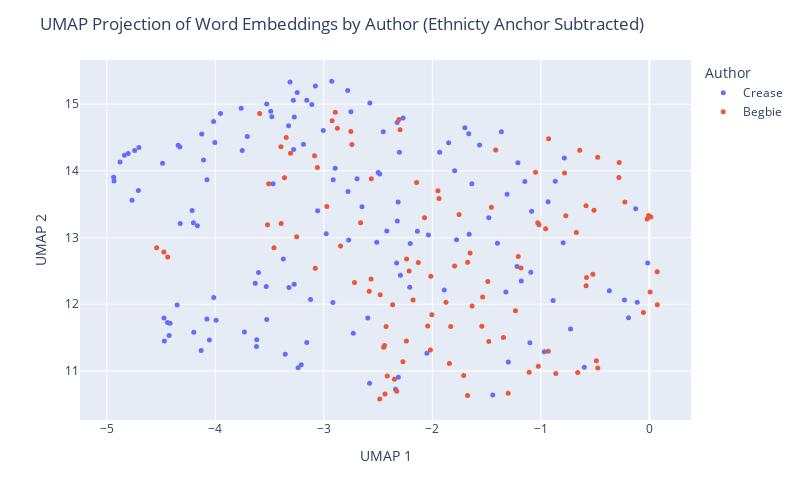

Write notebook code for a chart like this one.
### Code cell
# plot using plotly to further explore
import plotly.express as px
import textwrap

def wrap_text(text, width=60):
    return '<br>'.join(textwrap.wrap(text, width=width))

umap_df = pd.DataFrame(proj, columns=['UMAP 1', 'UMAP 2'])
umap_df['Author'] = labels
umap_df['Text'] = [snip for auth in judge_snippets for snip in judge_snippets[auth]]
umap_df['Text'] = umap_df['Text'].apply(lambda t: wrap_text(t, width=50))

fig = px.scatter(umap_df, x='UMAP 1', y='UMAP 2', 
                 color='Author', hover_data=['Text'], 
                 width=800, height=500 )
fig.update_traces(marker=dict(size=5))
fig.update_layout(title='UMAP Projection of Word Embeddings by Author (Ethnicty Anchor Subtracted)')
fig.show()

fig.write_html("umap_projection.html")

### Figure 1 — Plotly figure (JSON) as saved in the notebook; plotly's stock layout.template omitted (floating-point values rounded to 4 significant figures; data arrays with more than 128 entries replaced by an {"elided": "..."} marker saying what was removed)
{"data": [{"customdata": {"elided": "140x1 str values"}, "hovertemplate": "Author=Crease<br>UMAP 1=%{x}<br>UMAP 2=%{y}<br>Text=%{customdata[0]}<extra></extra>", "legendgroup": "Crease", "marker": {"color": "#636efa", "size": 5, "symbol": "circle"}, "mode": "markers", "name": "Crease", "orientation": "v", "showlegend": true, "type": "scatter", "x": {"elided": "140 float values"}, "xaxis": "x", "y": {"elided": "140 float values"}, "yaxis": "y"}, {"customdata": [["(5) If it appears that a tax is not bona fide<br>within the purpose provided for, but is imposed<br>with the real purpose of discriminating against a<br>class, it is not within the justification of the<br>enabling statute, and, on the facts, the tax in<br>question was intended not for the purpose of<br>raising a revenue, but as a restriction on the<br>Chinese."], ["Indeed if no restriction whatever be placed on the<br>word \" other\" in that section; if the Provincial<br>Legislature can insist upon imposing licenses upon<br>everything and upon every act of life, and tax<br>each licensee at any moment they please, there<br>would be a very simple way of excluding every<br>Chinaman from the Province, by imposing a<br>universal tax, not limited to any nationality, of<br>one or two thousand dollars per annum for a<br>license to Judgment."], ["No Chinaman will shave the back of his head; no<br>true moujik will shave his chin."], ["I rather think that the auctioneers would<br>repudiate this alleged similarity of their<br>occupation to that of a Chinese washerman."], ["assing Chinamen, supposed to be the only persons<br>carrying on this industry."], ["REGINA v. MEE WAH to subject Chinamen to<br>exceptional disadvantages it is clearly<br>unconstitutional."], ["G. to the report of the recent Chinese Conmission,<br>p. 379, and by Mr. Justice CREASE in Wing Chong's<br>case, 1 B.C.R."], ["Justices FIELD, HOFFMAN, SAWYER and DEADY and<br>other Judges whom they cite, all confirm this,<br>that a State, or Provincial law imposing special<br>disabilities or unequal burdens on Chinamen is<br>unconstitutional and void."], ["Statutes were by their title and preamble REGINA<br>v. MEE WAH expressly aimed at Chinamen by name;<br>that this distinction also renders inapplicable<br>all the United States' cases cited; that this<br>enactment is quite general extending to all<br>laundries without exception and we must not look<br>beyond the words of the enactment to enquire what<br>its object was; that there is in fact one laundry<br>in Victoria not conducted by Chinamen on which the<br>tax will fall with equal force so that it is<br>impossible to say that Chinamen are hereby<br>exclusively selected for taxation; the<br>circumstance that they are chiefly affected being<br>a mere coincidence; that the bylaw only imposes<br>$100.00 per annum, keeping far within the limit of<br>$150.00 permitted by the Statute; that the tax<br>clearly is calculated to procuring additional<br>Municipal revenue and that no other object is<br>hinted at."], ["I, for my part, cannot arrive at any other<br>conclusion than that it is specially directed<br>against Chinamen because they are Chinamen and for<br>no other Judgment."], ["The appellants' contention that the clause is<br>merely intended to hamper or expel Chinamen is<br>much strengthened by considering the amount of the<br>tax sanctioned, which is $150.00 per annum,<br>whereas the limit sanctioned by the Legislature in<br>the case of any retail shop, however extensive or<br>lucrative its business, is only $10.00 per annum."], ["The test is whether on the whole statute the<br>Legislature can fairly be held to have said : \"Let<br>us impose a tax in order to raise a revenue,<br>though perhaps it may fall on Chinamen,\" or \" let<br>us impose this tax in order to fall on Chinamen,<br>though perhaps it will raise no revenue.\""], ["When we find (1st) no other description of labour<br>taxed at all ; (2nd) this description of labour<br>practically quite abandoned to Chinamen alone ;<br>(3rd) this description of labour taxed at fifteen<br>times the rate permitted to be levied on any<br>retail shop ; (4th) that a preliminary Provincial<br>Act has declared Chinamen incapable of the<br>franchise which they formerly exercised."], ["I cannot doubt but that the tax is directed<br>against Chinamen, as such."], ["It is not competent to the Provincial Legislature,<br>or to a municipality, to deprive, generally,<br>particular nationalities or individuals of the<br>capacity to take out municipal trade licenses ; e.<br>g., a Chinaman has a right to apply for a<br>pawnbroker's license."], ["Application for a mandamus to the Corporation of<br>the City of Victoria to compel the renewal to the<br>prosecutors (Chinamen) of a pawnbroker's license."], ["It is alleged by the prosecution, and not denied,<br>that the Council have in fact ordered the<br>Collector to issue no pawnbroking license to any<br>Chinaman."], ["In the French colony of Cayenne, the Town Council<br>recently handi- capped the superior capacities of<br>the Chinaman by imposing on merchants of that<br>empire an extra tax of $300 per annum, deeming it<br>also expedient to handicap English and German<br>traders by a surtax of $200 on them."], ["Chinamen in British Columbia appear to follow any<br>description of industry which may appear useful,<br>i.e., in which they can obtain employment or earn<br>their livelihood."], ["The menial businesses of washing and of splitting<br>and Chinese washer sawing stovewood are almost<br>entirely engrossed by Chinamen."], ["Every Chinaman in British Columbia has the air of<br>having worked, and of being ready to work, with<br>his hands, except a few who practice as medical<br>men and the leading commercial men."], ["Chinamen do not much trouble the hospitals."], ["I never heard of Chinamen becoming a burden on the<br>private charity of the whites."], ["I have an indistinct remembrance of having been<br>once asked to contribute to the cost of removing a<br>disabled Chinaman; I am not sure."], ["Industry, economy, sobriety, and law-abidingness<br>are exactly the four prominent qualities of<br>Chinamen as asserted both by their advocates and<br>their adversaries."], ["Lazy, drunken, extravagant, and turbulent: this<br>is, by the voices of their friends and foes,<br>exactly what a Chinaman is not."], ["If Chinamen would only be less industrious and<br>economical, if they would but occasionally get<br>drunk, they would no longer be the formidable<br>competitors with the white man which they prove to<br>be in the labor market; there would be no longer a<br>cry for their suppression."], ["But these qualities meet with no competition here;<br>and the Chinaman sees no person to take his place<br>were he to abdicate it."], ["I have heard an individual Chinaman stigmatized as<br>\"lazy ;\" but the fact was he conceived himself<br>insulted, and was sulking."], ["I cannot recall to memory that I ever saw or heard<br>of a Chinaman being drunk."], ["There is scarcely an epithet so removed from the<br>notion of a Chinaman as \"turbulent,\" though of<br>course they may be provoked to resist violence."], ["employment as domestics, their large brotherhoods,<br>necessarily impenetrably secret to the whites, and<br>the unguarded condition of our houses, the<br>pilfering by Chinamen servants is really quite<br>inconsiderable."], ["I believe that two of the white servants I have<br>had have pilfered more from me  than any twenty<br>Chinamen in Victoria ever stole from their<br>employers..  5."], ["I do not think that the feeling of the whites<br>against Chinamen has much changed; but I do not<br>recollect anything that can be called \"agitation \"<br>against them until Confederation."], ["This dislike, which otherwise might lie dormant or<br>inert, is certainly mutual; it is manifested in<br>China, we are- told, more extensively and<br>stringently than here, and without any impulse<br>there from direct competition for bread."], ["Europeans at Canton or Shanghai are not safe<br>beyond their allotted cantonments, any more than a<br>Chinaman would have been on Williams Creek twenty<br>years ago."], ["The Chinaman is in every respect the reverse of an<br>European, except that he is a man."], ["Accordingly, before the close of the First<br>Parliament after Confederation, Chinamen were<br>deprived of the right of franchise, which they had<br>previously enjoyed."], ["This was on the ostensible ground that all<br>Chinamen were actuated merely by direct money<br>considerations."], ["The same distinguished writer whom I have already<br>quoted on the Judenhetze, observes, in speaking of<br>the rival programmes in the existing presidential<br>campaign in the United States: \"The Irish vote or<br>the republican working man cannot be wooed<br>successfully without attacks on the bloated<br>capitalist, on English tyranny or treachery, or on<br>the unfortunate immigrants from China.” Mutato<br>nomine."], ["There are several matters alleged against<br>Chinamen: One is the extraordinarily small space<br>into which a cluster of them will retire for rest."], ["But I have seen in a good-sized house, where there<br>was plenty of cubic space, and where each person<br>might have had a separate bunk, five or six<br>Chinamen, not lodgers but owners, sleeping in a<br>heap as above described."], ["It is common to attribute to Chinamen generally,<br>that they are infested with disgusting diseases --<br>e. g., leprosy."], ["When an orator talks of Chinese lepers, it is<br>exactly the same unmeaning abuse as when a Canton<br>periodical holds out to popular indignation the<br>foreign \"red devils.\""], ["There is no leprosy or diabolism in the case;<br>though of course a Chinaman, like any other man,<br>may be a leper."], ["The orator merely wishes to impress his audience<br>with the belief that 'he strongly objects to<br>Chinamen."], ["A Chinaman was once pointed out to me who was<br>alleged to be a leper."], ["That was the only case of skin disease I remember<br>to have noticed or heard of among Chinamen."], ["These certainly were not contracted from Chinamen."], ["The Chinese, and I believe other Asiatic nations,<br>use opium extensively."], ["The enormous consumption which this implies does<br>not appear to prevent Chinamen from being the most<br>prolific race, the most indefatigable laborers,<br>and the keenest traders in the world."], ["If any Chinamen here abuse the drug by over-<br>indulgence, they must hide themselves, or at all<br>events they have entirely escaped my observation."], ["If their example persuades any white people to<br>similar over-indulgence, of which I am equally<br>ignorant, these must be a very degraded class-<br>weaker and more degraded than the Chinaman whose<br>expulsion is demanded."], ["Opium, as generally used here, is probably as<br>harmless as tobacco, which is also extensively<br>used in British Columbia by Chinamen."], ["All the evils arising from opium in British<br>Columbia in a year do not, probably, equal the<br>damage, trouble and expense occasioned to<br>individuals and to the state by whiskey in a<br>single month, or perhaps in some single night, As<br>already observed, I do not remember ever to have<br>seen a drunken Chinaman; and the argument against<br>Chinamen founded on opium appears to be analogous<br>to the comparison of the mote and the beam."], ["It is alleged that not only the aggregation of<br>Chinamen in their dwellings is a source of danger<br>to the public health, but that their habits are<br>filthy."], ["There are of course dirty Chinamen."], ["Any family in British Columbia will, at once,<br>without any enquiry as to his cleanliness, admit<br>the first Chinaman who offers as a cook-where a<br>cook is wanted; and really it may be said that no<br>washing is given out to people of any other<br>nation."], ["Whether the presence of Chinamen is any longer<br>desirable in British Colombia, is to a certain<br>extent a matter of opinion."], ["That Chinamen are very large till within a year,<br>mainly, employed in all the laborious parts of our<br>coal mines ; 2nd."], ["I do not see how people would get on here at all<br>without Chinamen."], ["If Chinamen were expelled, employers of labor<br>would probably have to leave the province; and<br>when they were gone, where would the employed be?"], ["There are supposed to be in California more than<br>120,000 Chinamen."], ["It is probable that in that state, as in British<br>Columbia, a good deal more than half the manual<br>labor is performed by Chinamen."], ["Within a radius of two miles there are at this<br>time no less than 500 Chinamen engaged in<br>gathering the hop crop."], ["For a field of twenty-five or thirty acres about<br>100 Chinamen are employed."], ["The Chinamen work by contract, and they rush from<br>morning till night, seeming never to tire."], ["As soon as a box is filled a loud yell informs the<br>foreman, who brings a sack, into which the box is<br>emptied, and the Chinamen are given a check."], ["Two Chinamen can pick from two to three boxes in a<br>day, and as they receive $1.50 per box it will be<br>seen that they are earning white men's wages."], ["Last year they only received $1.25, but help at<br>this time is scarce and the China bosses had only<br>to demand the raise and get it."], ["Now the only paying industries here are the<br>canneries and shoe factories, in both of which the<br>labor is almost exclusively Chinese."], ["Owing to a very great superiority in the mineral,<br>the coal mines have paid largely, notwithstanding<br>the rates of white miners wages, unequalled<br>elsewhere; but the coal mines have hitherto<br>largely employed Chinamen also."], ["After all that I have said about Chinamen, I can<br>lay no more claim to consistency than anybody else<br>in British Columbia."], ["I have always asserted their good qualities; but I<br>have never in twenty-six years had a Chinaman in<br>my house, an expensive whim that nobody else has<br>indulged in."], ["Still, I have had my opportunities of seeing and<br>hearing, for in all that time, I do not think I<br>ever knew a family that did not employ at least<br>one Chinaman."], ["The combination which it is intended to suggest<br>would be, I suppose, that the legislature should<br>forbid such arrivals of Chinamen, and that the<br>white population should \" boycott \" those<br>remaining here; or else that the legislature<br>should decree their expulsion."], ["The normal rates of wages are five shillings for<br>Chinamen, and in Victoria eight shillings for<br>white men."], ["I cannot believe that it has; on the contrary, as<br>the presence of Chinamen has enabled some small<br>capital to be accumulated, they must have<br>augmented the wages fund in the province: i. e.,<br>the loose capital seeking to increase itself by<br>the employment of reproductive labor."], ["I do not believe that any single European in the<br>province would employ a Chinaman about any<br>undertaking if he could procure an European,<br>irrespective of wages, unless, of course, the<br>European demanded wages which precluded all profit<br>on the undertaking."], ["Chinamen are employed not so much because their<br>normal money tariff is lower than the whites and<br>yet not much lower; many Chinamen get $30, and<br>some even $35 and $40, per month-as because they<br>are, as a rule, more sober, steady, docile and<br>industrious."], ["With very few exceptions, indeed, I never met a<br>Chinaman whom I could understand, beyond the<br>commonest wants, or by whom I could feel any<br>certainty that I was understood, even for an<br>ordinary message."], ["Yet I have often feared that I should be compelled<br>to fall into the universal practice and take<br>Chinese servants into my house-which I have never<br>yet done."], ["I have never personally observed any effect by the<br>Chinese upon the morals of the white people."], ["The latter have occasionally been induced by race-<br>prejudice to indulge in acts of violence ; but it<br>would be too much to say from thence that the<br>Chinaman had corrupted his cowardly assailants."], ["One Chinaman, last year, pleaded guilty to an<br>indictment for indecent assault on two girls of<br>ten or eleven and twelve or thirteen years."], ["However that is the only case I remember in which<br>it could be alleged that a Chinaman had had any<br>evil effect upon the morals of the whites, a<br>matter upon which they can have but very little<br>influence, either for good or evil."], ["Whites who have evil communications with Chinese<br>must themselves be lamentably depraved beforehand;<br>and so, I should be disposed to say, immoral<br>Chinese are not only not more injurious, but they<br>are quite innocuous to the morals of the whites,<br>in comparison with white people of similar or<br>allied habits."], ["I have seen unmistakable prostitutes in the<br>Chinese quarter of Victoria."], ["Drunken whites, I am sorry to say, are often to be<br>seen in Victoria, by night or by day; but I do not<br>remember ever to have seen a Chinaman under the<br>influence of liquor."], ["Debauched whites sometimes frequent, I believe,<br>Chinese brothels, as they do Indian brothels."], ["I don't think serious breaches of the peace are<br>proportionately more frequent in Chinese brothels<br>than in those kept by white women."], ["Indian brothels breed the most disturbances; and<br>they are close to the Chinese quarter."], ["I have omitted to state that Chinamen here are<br>generally divided into two tribes, or clans-there<br>may be more, but I have often had my attention<br>drawn to these two-viz ."], ["When a breach of the peace occurs among Chinamen,<br>the culprits are generally Canton versus Hong<br>Kong; and when these come into court, either in<br>criminal or civil cases, it is common to allow<br>each side to have an interpreter; as well to watch<br>that the evidence is truly interpreted as also to<br>explain it to their respective clients."], ["Owing partly to this, and partly also to their<br>unintelligibility to whites, and vice versa, it is<br>usual when twenty or thirty hands are engaged, e.<br>g., at a cannery, not to make the contract with<br>each workman separately, but with some one<br>Chinaman who has learned some English, leaving him<br>to sub-contract with the men; and he being the<br>sole medium of communication between them and the<br>owner of the cannery, this arrangement, though<br>unavoidable, necessarily leaves the men a good<br>deal at the mercy of this foreman."], ["Sometimes this takes place on a much larger scale,<br>and a Chinese merchant here will contract for a<br>whole cargo of Chinamen, fresh from China, whom he<br>engages to provide with employment, and then<br>drafts them out to different employers here, for<br>roads, canneries, etc."], ["A miner who feels no shame in purchasing the<br>possession of a female for a single night for $20,<br>is scandalized when a Chinaman pays $500 for the<br>possession of a female for six months, or until<br>they disagree."], ["No disgust is felt by Europeans when parents make<br>it a sine qua non on consenting to their<br>daughters' marriage that the husband shall settle<br>ten or twenty thousand dollars upon her; but it is<br>infamous if a Chinaman purchases the consent of<br>parents or guardians for one thousand dollars."], ["The woman is a slave sold into prostitution, but<br>the Chinese themselves look upon it in a different<br>light."], ["There was a case not long ago in court, before<br>myself, on habeas corpus: A Chinese girl was<br>contracted to marry a man who had offered the<br>guardians five hundred dollars."], ["I apprehend much of what is said about Chinese<br>slavery and prostitution proceeds from imperfect<br>consideration of the difference between Christian<br>and non-Christian marriage; but I only guess this,<br>I know scarcely anything about it."], ["Another ground on which I have heard it asserted<br>that slavery is general among Chinamen here, is<br>rather, I suspect, a proof of their freedom, or<br>would be so accepted among whites."], ["I have no doubt but that compulsion is put on all<br>Chinamen, so that it is very difficult for them to<br>obtain work, if they remain outside this<br>organization."], ["It is yet further urged against the Chinese, as<br>showing their unfitness to dwell in the land, that<br>they show no respect to our laws, nor to our<br>appointed courts, but refer their differences to<br>private tribunals of their own, whose behests are<br>carried out, irrespective of their conformity with<br>our laws and are never disputed in our courts."], ["The Chinese, like most other nations with any<br>pretence to civilization, have some methods for<br>referring private disputes to arbitrators chosen<br>by the parties themselves."], ["That the awards of Chinese arbitrators are always<br>accepted without demur (if the fact be as alleged)<br>would surely be a strong evidence of the equity of<br>the award, and the good sense of the parties in<br>difference; for it is utterly untrue that Chinamen<br>ignore our courts, or treat them with any want of<br>respect."], ["the nature and results of trades-unions at home,<br>after every enquiry possible; how much more<br>difficult would it be to arrive at facts here,<br>where they must necessarily be shrouded behind the<br>impenetrable and irresponsible screen of a Chinese<br>interpreter?"]], "hovertemplate": "Author=Begbie<br>UMAP 1=%{x}<br>UMAP 2=%{y}<br>Text=%{customdata[0]}<extra></extra>", "legendgroup": "Begbie", "marker": {"color": "#EF553B", "size": 5, "symbol": "circle"}, "mode": "markers", "name": "Begbie", "orientation": "v", "showlegend": true, "type": "scatter", "x": [-2.894, -2.924, -2.239, -0.5835, -0.6732, -3.395, -3.086, -3.347, -3.307, -3.363, -2.875, -2.741, -2.563, -3.508, -4.439, -4.541, -4.474, -3.059, -0.5211, 0.07129, -1.209, -0.4761, -1.711, -2.449, -1.489, -1.875, -1.017, -1.653, -2.426, -2.328, -2.238, -1.456, -2.018, -1.831, -2.145, -1.634, -2.717, -2.308, -1.235, -2.072, -0.7709, -0.477, -1.675, -2.13, -2.481, -2.015, -2.441, -2.485, -0.4889, -1.108, -0.9563, -2.662, -1.183, -0.05545, -2.582, -1.949, -0.6606, -1.939, -0.5796, -0.5844, -1.48, -2.298, 0.01354, 0.07272, -0.02179, -0.007874, -0.7821, -0.2788, -0.2811, -1.345, 0.006544, -1.05, -1.843, -2.043, -2.35, -2.751, -0.2265, -1.417, -1.029, -0.5106, -2.272, -2.005, -1.676, -2.214, -3.459, -2.416, -1.795, -1.302, -2.437, -1.024, -0.9319, -0.8625, -1.537, -2.846, -0.9289, -0.6421, -3.519, -3.393, -2.565, -3.251, -2.178, -2.366, -1.544, -3.591, -3.079, -2.973, -1.754], "xaxis": "x", "y": [14.88, 14.75, 11.45, 12.28, 13.07, 14.36, 14.22, 14.5, 14.27, 13.89, 14.64, 14.4, 13.88, 13.81, 12.71, 12.85, 12.78, 14.05, 12.45, 12.49, 12.71, 11.04, 10.93, 11.36, 12.34, 12.03, 13.19, 12.77, 11.66, 10.7, 12.68, 13.45, 11.31, 11.67, 13.82, 11.98, 12.33, 14.77, 11.9, 13.29, 13.33, 14.2, 12.63, 12.63, 12.14, 12.42, 11.38, 10.58, 11.15, 10.98, 13.13, 13.22, 12.54, 11.88, 12.2, 13.7, 10.98, 13.58, 12.4, 13.48, 11.44, 14.62, 13.31, 11.99, 13.28, 13.33, 13.97, 14.12, 13.9, 11.5, 12.19, 13.98, 11.11, 11.67, 10.88, 14.59, 13.53, 14.31, 13.22, 13.41, 11.14, 11.84, 10.63, 12.5, 12.85, 10.92, 12.57, 10.67, 10.65, 11.07, 11.3, 10.96, 12.11, 12.88, 14.48, 14.31, 13.19, 13.21, 12.38, 13.01, 12.06, 11.99, 11.67, 14.86, 12.54, 13.46, 13.35], "yaxis": "y"}], "layout": {"height": 500, "legend": {"title": {"text": "Author"}, "tracegroupgap": 0}, "margin": {"t": 60}, "title": {"text": "UMAP Projection of Word Embeddings by Author (Ethnicty Anchor Subtracted)"}, "width": 800, "xaxis": {"anchor": "y", "domain": [0, 1], "title": {"text": "UMAP 1"}}, "yaxis": {"anchor": "x", "domain": [0, 1], "title": {"text": "UMAP 2"}}}}
